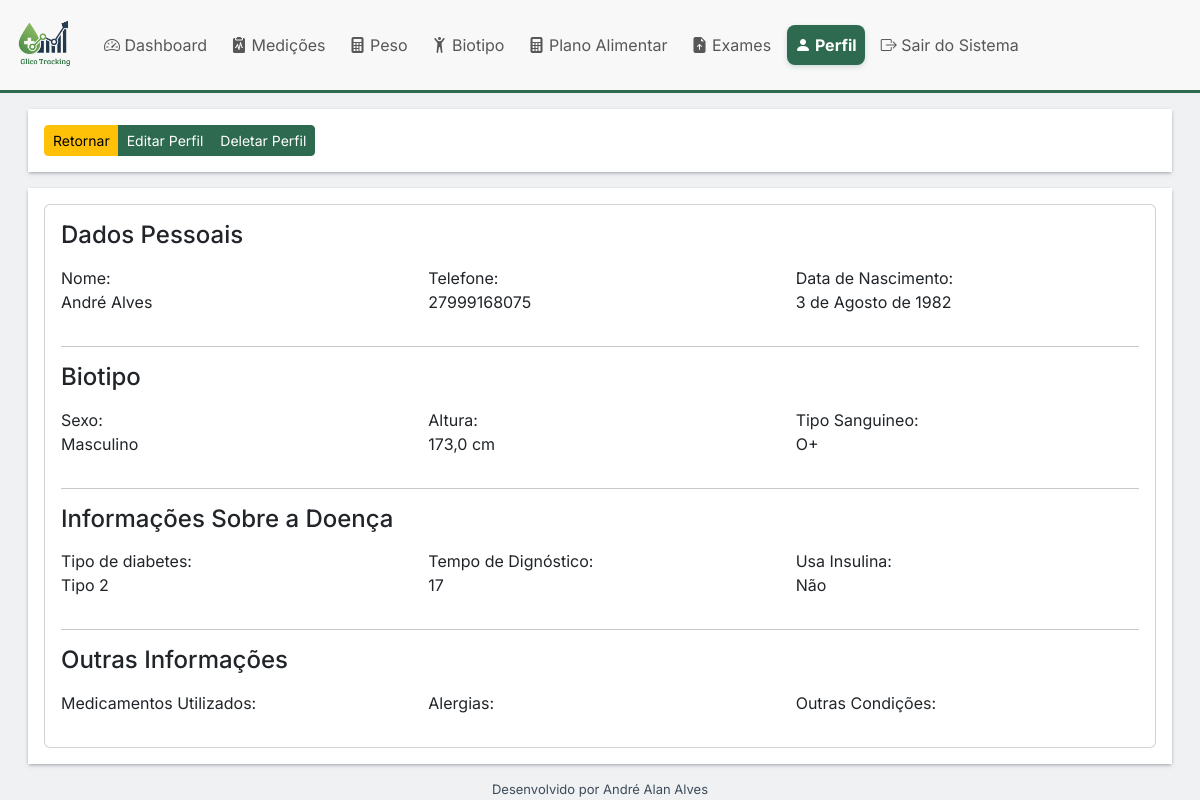
The page /perfis/perfil/andre-alves (signed in) on the database its author committed.
### perfis/models.py (models this page shows, shortened)
class Perfil(models.Model):
    user = models.OneToOneField(User, on_delete=models.CASCADE, related_name="perfil")
    nome_completo = models.CharField(max_length=100)
    telefone = models.CharField(max_length=11)
    data_nascimento = models.DateField()
    sexo = models.CharField(max_length=1, choices=[('M', 'Masculino'), ('F', 'Feminino')])
    altura = models.FloatField("Altura", help_text="Altura em CM", blank=True, null=True)
    tipo_sanguineo = models.CharField("Tipo Sanguíneo", max_length=3, blank=True, null=True)
    tipo_diabetes = models.CharField("Tipo Diabetes", max_length=10, choices=[('tipo1', 'Tipo 1'), ('tipo2', "Tipo 2")],
                                     blank=True, null=True)
    tempo_diagnostico = models.IntegerField("Tempo de Diagnóstico", help_text="Ano da Descoberta", blank=True, null=True)
    insulina = models.CharField("Usa Insulina?", help_text="Insulina", choices=[('sim', 'Sim'), ('não', 'Não')],
                                blank=True, null=True)
    medicamentos_utilizados = models.TextField("Medicamentos Utilizados", blank=True, null=True)
    alergias = models.TextField("Alergias", blank=True, null=True)
    outras_condicoes = models.TextField(blank=True)
    primeiro_login_completo = models.BooleanField(default=False)
    peso_desejado = models.FloatField("Peso Desejado", help_text="Peso desejado para alcançar", blank=True, null=True)
    slug = models.SlugField(max_length=100, unique=True, blank=True, null=True)
    class Meta:
        app_label = 'perfis'
        ordering = ["-data_nascimento"]
        verbose_name = "Perfil"
        verbose_name_plural = "Perfis"

### perfis/views.py (the view)
# urls.py: path("perfil/<slug>", views.PerfilDetailView.as_view(), name="perfil"),
class PerfilDetailView(LoginRequiredMixin, DetailView):
    model = Perfil
    template_name_suffix = '_detail'
    context_object_name = "perfil"
    def get_object(self, queryset=None):
        if queryset is None:
            queryset = self.get_queryset()
        slug = self.kwargs.get('slug')
        try:
            if slug != self.request.user.perfil.slug:
                raise Http404("Perfil não encontrado")
            perfil = queryset.get(slug=slug)
            return perfil
        except queryset.model.DoesNotExist:
            raise Http404("Perfil não encontrado")

### perfis/template/perfis/perfil_detail.html
{% extends "base.html" %}
{% load django_bootstrap5 %}
{% block content %}
    <div class="container-fluid mt-3">
        <div class="row m-3 align-itens-start">
            <div class="col-12 col-sm-12 col-md-12 col-lg-12 bg p-3 ">
                <div class="btn-group" role="group" aria-label="Basic example">
                    <a class="btn btn-sm btn-warning" href="{% url 'core:dashboard' %}" type="button">Retornar</a>
                    <a href="{% url 'perfis:atualiza' user_id=perfil.user_id %}" class="btn btn-primary btn-sm">Editar
                        Perfil</a>
                    <a href="{% url 'perfis:delete' pk=perfil.id %}" class="btn btn-primary btn-sm">Deletar Perfil</a>
                </div>
            </div>
        </div>
        <div class="row m-3">
            <div class="col-12 col-sm-12 col-md-12 col-lg-12 bg p-3">
                <div class="card">
                    <div class="card-body">
                        <div class="row ">
                            <h4 class="mb-3">Dados Pessoais</h4>
                            <div class="col-12 col-sm-12 col-md-4 col-lg-4">
                                <p>Nome: <br> {{ perfil.nome_completo }}</p>
                            </div>
                            <div class="col-12 col-sm-12 col-md-4 col-lg-4">
                                <p>Telefone: <br> {{ perfil.telefone }}</p>
                            </div>
                            <div class="col-12 col-sm-12 col-md-4 col-lg-4">
                                <p>Data de Nascimento: <br> {{ perfil.data_nascimento }}</p>
                            </div>
                        </div>
                        <hr>
                        <div class="row">
                            <h4 class="mb-3">Biotipo</h4>
                            <div class="col-12 col-sm-12 col-md-4 col-lg-4">
                                <p>Sexo: <br> {{ perfil.get_sexo_display }}</p>
                            </div>
                            <div class="col-12 col-sm-12 col-md-4 col-lg-4">
                                <p>Altura: <br> {{ perfil.altura }} cm</p>
                            </div>
                            <div class="col-12 col-sm-12 col-md-4 col-lg-4">
                                <p>Tipo Sanguineo: <br> {{ perfil.tipo_sanguineo }} </p>
                            </div>
                        </div>
                        <hr>
                        <div class="row">
                            <h4 class="mb-3">Informações Sobre a Doença</h4>
                            <div class="col-12 col-sm-12 col-md-4 col-lg-4">
                                <p>Tipo de diabetes: <br> {{ perfil.get_tipo_diabetes_display }}</p>
                            </div>
                            <div class="col-12 col-sm-12 col-md-4 col-lg-4">
                                <p>Tempo de Dignóstico: <br> {{ perfil.tempo_diagnostico }}</p>
                            </div>
                            <div class="col-12 col-sm-12 col-md-4 col-lg-4">
                                <p>Usa Insulina: <br> {{ perfil.get_insulina_display }}</p>
                            </div>
                        </div>
                        <hr>
                        <div class="row">
                            <h4 class="mb-3">Outras Informações</h4>
                            <div class="col-12 col-sm-12 col-md-4 col-lg-4">
                                <p>Medicamentos Utilizados: <br> {{ perfil.medicamentos_utilizados }}</p>
                            </div>
                            <div class="col-12 col-sm-12 col-md-4 col-lg-4">
                                <p>Alergias: <br> {{ perfil.alergias }} </p>
                            </div>
                            <div class="col-12 col-sm-12 col-md-4 col-lg-4">
                                <p>Outras Condições: <br> {{ perfil.outras_condicoes }}</p>
                            </div>
                        </div>
                    </div>
                </div>
            </div>
        </div>
    </div>
{% endblock %}

### static/styles/base.css (style rules this page uses)
:root { --glico-primary: #2D6A4F; --glico-secondary: #1B4965; --glico-accent: #52B6CC; --glico-alert: #F4A460; --glico-danger: #C1121F; --glico-text: #3E4C59; --glico-light-bg: #f8f8f8; --glico-light-bg2: #eff1f3; }
.btn-primary { background-color: var(--glico-primary); border-color: var(--glico-primary); }
* { font-family: 'Inter', sans-serif; }
body { font-size: 1rem; font-weight: 400; line-height: 1.5; color: var(--glico-text); }
body { background-color: var(--glico-light-bg2); font-size: 1rem; }
.bg { background-color: white; box-shadow: rgba(50, 50, 93, 0.25) 0px 2px 5px -1px, rgba(0, 0, 0, 0.3) 0px 1px 3px -1px; }

### rows shown on the page
Perfil: nome_completo "André Alves", telefone "27999168075", data_nascimento "3 de Agosto de 1982", sexo "Masculino", altura "173,0", tipo_sanguineo "O+", tipo_diabetes "Tipo 2", tempo_diagnostico "17", insulina "Não"
